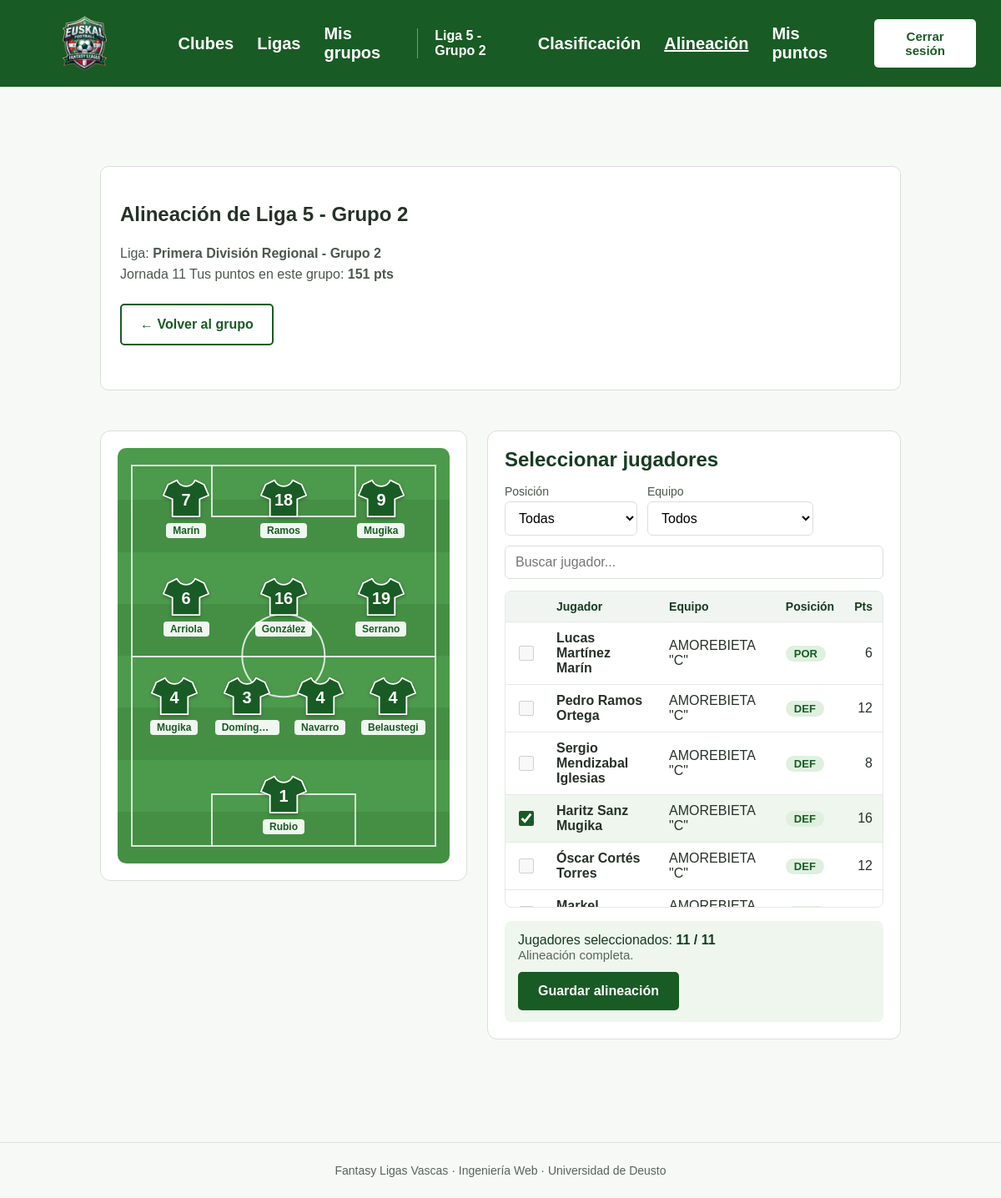
The app's page /grupos/10/alineacion/ (signed in) with its own data.
### fantasy/models.py (models this page shows, shortened)
class Grupo(models.Model):
    MAX_MIEMBROS = 30 # HABRA QUE VER CUANTOS USUARIOS QUEREMOS TENER COMO MAXIMO
    nombre = models.CharField(max_length=100)
    creador = models.ForeignKey(Usuario, null=True, on_delete=models.SET_NULL, related_name="grupos_creados")
    liga = models.ForeignKey(Liga, on_delete=models.CASCADE, related_name="grupos")
    fecha_alta = models.DateField(auto_now_add=True)
    codigo = models.CharField(max_length=8, unique=True, editable=False)
    class Meta:
        verbose_name = "Grupo"
        verbose_name_plural = "Grupos"
        constraints = [ models.UniqueConstraint(
                fields=["creador", "nombre"],
                name="nombre_grupo_unico_por_creador"),
        ]

class Liga(models.Model):
    temporada = models.ForeignKey(Temporada, on_delete=models.CASCADE, related_name="ligas",null=True,blank=True)
    nombre = models.CharField(max_length=100)
    categoria=models.CharField(max_length=100)
    grupo=models.PositiveSmallIntegerField(null=True, blank=True)
    class Meta: # Para visualizar el nombre en singular y plural del modelo en ADMIN
            verbose_name = "Liga"
            verbose_name_plural = "Ligas"
            constraints = [ models.UniqueConstraint(
                fields=["temporada", "nombre"],
                name="liga_unica_por_temporada"
            ),
            ]

class Jornada(models.Model):
    liga = models.ForeignKey(
        "Liga", on_delete=models.CASCADE, related_name="jornadas",
    )
    numero = models.PositiveSmallIntegerField()
    fecha_inicio = models.DateField()
    fecha_fin = models.DateField()
    class Meta:
        verbose_name = "Jornada"
        verbose_name_plural = "Jornadas"
        constraints = [
            models.UniqueConstraint(fields=["liga", "numero"], name="jornada_unica_por_liga"),
        ]

class Membresia(models.Model):
    usuario = models.ForeignKey(Usuario, on_delete=models.CASCADE, related_name="membresias")
    grupo = models.ForeignKey(Grupo, on_delete=models.CASCADE, related_name="membresias")
    fecha_alta = models.DateField(auto_now_add=True)
    puntos = models.IntegerField(default=0)
    class Meta:
        verbose_name = "Membresia"
        verbose_name_plural = "Membresias"
        ordering = ["-puntos"]
        constraints = [
            models.UniqueConstraint(
                fields=["usuario", "grupo"],
                name="un_usuario_una_membresia_por_grupo"),
        ]

class Jugador(models.Model):
    class Posicion(models.TextChoices):
        PORTERO = "POR", "Portero"
        DEFENSA = "DEF", "Defensa"
        CENTROCAMPISTA = "MED", "Centrocampista"
        DELANTERO = "DEL", "Delantero"
    nombre = models.CharField(max_length=100)
    posicion = models.CharField(max_length=3, choices=Posicion.choices)
    dorsal = models.PositiveSmallIntegerField(null=True, blank=True)
    equipo = models.ForeignKey(Equipo, on_delete=models.PROTECT, related_name="jugadores")
    class Meta:
        verbose_name = "Jugador"
        verbose_name_plural = "Jugadores"
        constraints = [
            models.UniqueConstraint(fields=["equipo", "dorsal"], name="dorsal_unico_por_equipo"),
        ]

### fantasy/views.py (the view, shortened to what this page needs)
# urls.py: path("grupos/<int:pk>/alineacion/", views.alineacion, name="alineacion"),
@login_required
def alineacion(request, pk):
    grupo = get_object_or_404(Grupo, pk=pk)
    membresia = grupo.membresias.filter(usuario=request.user).first()
    if not membresia:
        return redirect("unirse_grupo")
    request.session["grupo_activo_id"] = grupo.pk
    jornada = (grupo.liga.jornadas.filter(partidos__goles_local__isnull=True)
                                    .order_by("numero")
                                    .first()
                                    )
    jugadores = list(
        Jugador.objects.filter(equipo__liga = grupo.liga)
                       .annotate(total_puntos = Coalesce(Sum("estadisticas__puntos"), 0))
                       .order_by("equipo__nombre", "dorsal")
                       .values("id", "nombre", "posicion", "dorsal", "equipo_id",
                               "equipo__nombre", "total_puntos")
    )
    elegidos = []
    precargada_de = None
    if jornada:
        actual = Alineacion.objects.filter(membresia=membresia, jornada=jornada).first()
        if actual:
            elegidos = list(actual.jugadores.values_list("id", flat=True)) # ?????????????
        else:
            anterior = (
                Alineacion.objects.filter(membresia=membresia, jornada__numero__lt =jornada.numero)
                                  .select_related("jornada")
                                  .order_by("-jornada__numero")
                                  .first()
            )
            if anterior:
                elegidos = list(anterior.jugadores.values_list("id", flat=True))
                precargada_de = anterior.jornada
    return render(request, "fantasy/grupos/alineacion.html", {
        "grupo": grupo,
        "membresia": membresia,
        "jornada": jornada,
        "jugadores": jugadores,
        "elegidos": elegidos,
        "precargada_de": precargada_de,
        "equipos": Equipo.objects.filter(liga=grupo.liga).order_by("nombre"),
    })

### fantasy/templates/fantasy/grupos/alineacion.html (shortened to what this page needs)
{% extends "fantasy/base.html" %}
{% block content %}
<div class="container">
    <section class="section">
        <div class="card">
            <h1>Alineación de {{ grupo.nombre }}</h1>
            <p>Liga: <strong>{{ grupo.liga.nombre }}</strong></p>
            <p>
                {% if jornada %}
                    Jornada {{ jornada.numero }}
                {% endif %}
                Tus puntos en este grupo: <strong>{{ membresia.puntos }} pts</strong>
            </p>
            <div class="acciones">
                <a href="{% url 'clasificacion' grupo.pk %}" class="btn-secondary">
                    ← Volver al grupo
                </a>
            </div>
        </div>
    </section>
    <section class="section">
        {% if jornada %}
        <form method="post" id="al-form">
            <div class="al-grid">
                <div class="al-card">
                    <div class="al-campo">
                        <div class="al-lineas" aria-hidden="true">
                            <div class="al-centro"></div>
                            <div class="al-area arriba"></div>
                        </div>
                        <div class="al-filas" id="al-filas"></div>
                    </div>
                </div>
                <div class="al-card">
                    <h2>Seleccionar jugadores</h2>
                    <div class="al-filtros">
                        <div>
                            <label for="al-filtro-pos">Posición</label>
                            <select id="al-filtro-pos">
                                <option value="">Todas</option>
                            </select>
                        </div>
                        <div>
                            <label for="al-filtro-equipo">Equipo</label>
                            <select id="al-filtro-equipo">
                                <option value="">Todos</option>
                            </select>
                        </div>
                        <div class="busca">
                            <input id="al-busqueda" type="search" placeholder="Buscar jugador...">
                        </div>
                    </div>
                    <div class="al-scroll">
                        <table class="al-tabla" id="al-tabla">
                            <thead>
                                <tr>
                                    <th scope="col"><span class="al-solo-lectura">Elegir</span></th>
                                    <th scope="col">Jugador</th>
                                    <th scope="col">Equipo</th>
                                    <th scope="col">Posición</th>
                                    <th scope="col" class="al-num">Pts</th>
                                </tr>
                            </thead>
                            <tbody>
                                {% for j in jugadores %}
                                    <tr data-id="{{ j.id }}" data-pos="{{ j.posicion }}"
                                        data-equipo="{{ j.equipo_id }}" data-nombre="{{ j.nombre }}"
                                        data-dorsal="{{ j.dorsal|default_if_none:'' }}">
                                        <td>
                                            <input type="checkbox" aria-label="Elegir a {{ j.nombre }}"
                                                   {% if j.id in elegidos %}
                                                        checked
                                                   {% endif %}>
                                        </td>
                                        <td><strong>{{ j.nombre }}</strong></td>
                                        <td>{{ j.equipo__nombre }}</td>
                                        <td><span class="al-pos">{{ j.posicion }}</span></td>
                                        <td class="al-num">{{ j.total_puntos }}</td>
                                    </tr>
                                {% endfor %}
                            </tbody>
                        </table>
                    </div>
                    <div class="al-pie">
                        <div>
                            <div>Jugadores seleccionados: <strong id="al-contador">0 / 11</strong></div>
                            <div class="meta" id="al-aviso" role="status"></div>
                        </div>
                        <button type="submit" class="boton" id="al-guardar" disabled>Guardar alineación</button>
                    </div>
                </div>
            </div>
        </form>
        {% else %}
            <p class="vacio">No hay ninguna jornada pendiente en esta liga. Vuelve cuando se publique la siguiente.</p>
        {% endif %}
    </section>
</div>
{% endblock %}

### fantasy/templates/fantasy/base.html (shortened to what this page needs)
{% load static %}
<!DOCTYPE html>
<html lang="es">
<head>
    <link rel="stylesheet" href="{% static 'css/style.css' %}">
</head>
<body>
    <header class="navbar">
        <div class="navbar-brand">
            <a href="{% url 'index' %}">
                <img src="{% static 'img/logo.png' %}" alt="Fantasy Ligas Vascas" class="navbar-logo">
            </a>
</div>
        <nav class="navbar-links">
            <a href="{% url 'lista_clubes' %}">Clubes</a>
            <a href="{% url 'ligas_actuales' %}">Ligas</a>
            {% if user.is_authenticated %}
                <a href="{% url 'mis_grupos' %}">Mis grupos</a>
                {% if grupo_activo %}
                    <span class="navbar-grupo">{{ grupo_activo.nombre }}</span>
                    <a href="{% url 'clasificacion' grupo_activo.pk %}"
                       {% if request.resolver_match.url_name == 'clasificacion' %}aria-current="page"{% endif %}>Clasificación</a>
                    <a href="{% url 'alineacion' grupo_activo.pk %}"
                       {% if request.resolver_match.url_name == 'alineacion' %}aria-current="page"{% endif %}>Alineación</a>
                    <a href="{% url 'lista_puntos' membresia_activa.pk %}"
                       {% if request.resolver_match.url_name == 'lista_puntos' and request.resolver_match.kwargs.pk == membresia_activa.pk %}aria-current="page"{% endif %}>Mis puntos</a>
                {% endif %}
            {% endif %}
        </nav>
        <div class="navbar-auth">
            {% if user.is_authenticated %}
                <form method="post" action="{% url 'logout' %}">
                <button type="submit" class="btn-logout">
                    Cerrar sesión
                </button>
            </form>
            {% else %}
                <a href="{% url 'login' %}">Iniciar sesión</a>
                <a href="{% url 'registro' %}" class="btn-registro">Registrarse</a>
            {% endif %}
        </div>
    </header>
    <main>
        {% block content %}{% endblock %}
    </main>
    <footer class="footer">
        Fantasy Ligas Vascas · Ingeniería Web · Universidad de Deusto
    </footer>
</body>
</html>

### records on screen
Grupo: nombre "Liga 5 - Grupo 2", liga.nombre "Primera División Regional - Grupo 2"
Jornada: numero "11"
Membresia: puntos "151"
Jugador: nombre "Lucas Martínez Marín", equipo__nombre "AMOREBIETA \"C\"", posicion "POR", total_puntos "6"
Jugador: nombre "Pedro Ramos Ortega", equipo__nombre "AMOREBIETA \"C\"", posicion "DEF", total_puntos "12"
Jugador: nombre "Sergio Mendizabal Iglesias", equipo__nombre "AMOREBIETA \"C\"", posicion "DEF", total_puntos "8"
Jugador: nombre "Haritz Sanz Mugika", equipo__nombre "AMOREBIETA \"C\"", posicion "DEF", total_puntos "16"
Jugador: nombre "Óscar Cortés Torres", equipo__nombre "AMOREBIETA \"C\"", posicion "DEF", total_puntos "12"
